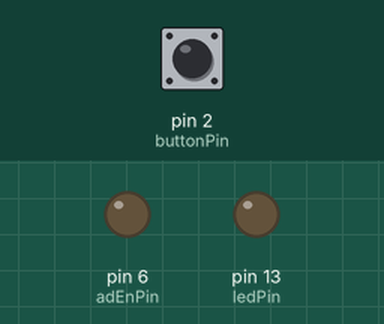
A sketch run on a simulated Arduino Uno, built with avr-gcc and run on an emulated ATmega328P. Parts: output pins drawn as LEDs (lit = HIGH). The test bench sets the inputs (shaded band); at power-on: pin 2 (buttonPin) HIGH.

Above: at 1.2 s.
1.3 s: pin 2 (buttonPin) pulled LOW for 0.15 s
At 2.5 s:
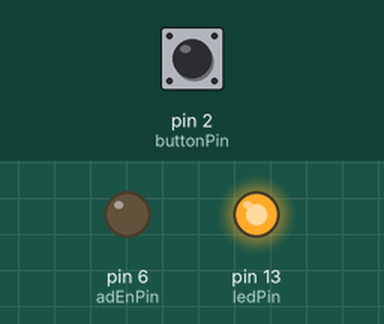
Timing chart, 0 to 4.3 s (numbered marks = the images above; inputs shaded):
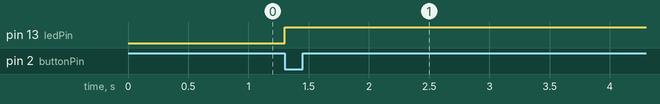

The sketch:

trig1A.ino
```cpp
/*
  Button

  Turns on and off a light emitting diode(LED) connected to digital pin 13,
  when pressing a pushbutton attached to pin 2.

  The circuit:
  - LED attached from pin 13 to ground through 220 ohm resistor
  - pushbutton attached to pin 2 from +5V
  - 10K resistor attached to pin 2 from ground

  - Note: on most Arduinos there is already an LED on the board
    attached to pin 13.


*/

// constants won't change. They're used here to set pin numbers:
const int buttonPin = 2;      // the number of the pushbutton pin
const int adEnPin =  6;      // the number of the adEn pin
const int trigPin = 4;       // the number of the trigger pin
const int ledPin = 13;      // the number of the ledPin
unsigned long seconds = 1000UL; // capital L!!
unsigned long minutes = seconds * 60;

// variables will change:
int buttonState = 0;         // variable for reading the pushbutton status

void setup() {
  // initialize the LED pin as an output:
  pinMode(adEnPin, OUTPUT);
  pinMode(trigPin, OUTPUT);
  pinMode(ledPin, OUTPUT);
  // initialize the pushbutton pin as an input:
  pinMode(buttonPin, INPUT);
}

void loop() {
  // read the state of the pushbutton value:
  buttonState = digitalRead(buttonPin);

  // check if the pushbutton is pressed. If it is, the buttonState is HIGH:
  if (buttonState == LOW) {

    digitalWrite(ledPin, HIGH);
    delay(10 * minutes);
    digitalWrite(ledPin, LOW);
    digitalWrite(adEnPin, HIGH);
    delay(2000);
    digitalWrite(trigPin, HIGH);
    delay(100);
    digitalWrite(trigPin, LOW);
    delay(5000);
    digitalWrite(adEnPin, LOW);
  } else  {
    digitalWrite(ledPin, LOW);
    digitalWrite(adEnPin, LOW);
    digitalWrite(trigPin, LOW);

  }
}
```

Measured:
- after the input at 1.3 s, pin 13 (ledPin): LOW → HIGH at once
